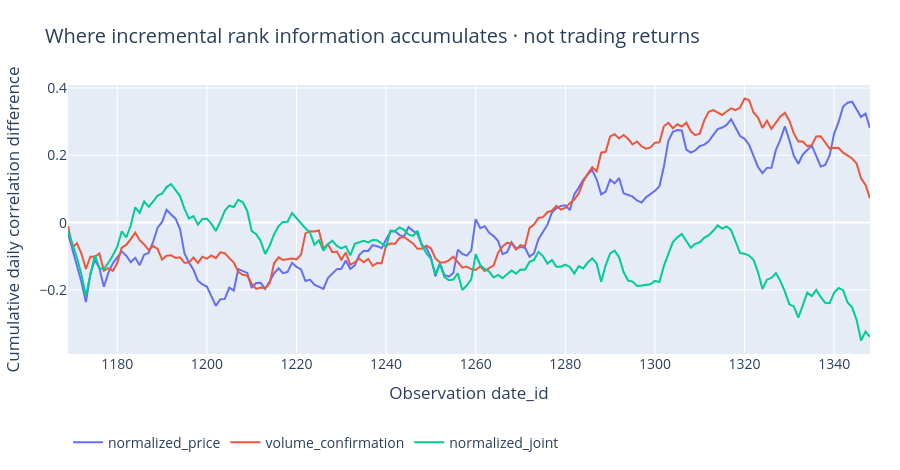

Write notebook code for a chart like this one.
### Markdown cell above
## 4. Temporal concentration of incremental information

### Code cell
figures[3][1].show(renderer='plotly_mimetype')

### Figure 1 — Plotly figure (JSON) as saved in the notebook; plotly's stock layout.template omitted (floating-point values rounded to 4 significant figures; data arrays with more than 128 entries replaced by an {"elided": "..."} marker saying what was removed)
{"data": [{"mode": "lines", "name": "normalized_price", "type": "scatter", "x": {"elided": "180 int values"}, "y": {"elided": "180 float values"}}, {"mode": "lines", "name": "volume_confirmation", "type": "scatter", "x": {"elided": "180 int values"}, "y": {"elided": "180 float values"}}, {"mode": "lines", "name": "normalized_joint", "type": "scatter", "x": {"elided": "180 int values"}, "y": {"elided": "180 float values"}}], "layout": {"font": {"size": 14}, "height": 470, "hovermode": "x unified", "legend": {"orientation": "h", "y": -0.27}, "margin": {"b": 100, "l": 65, "r": 30, "t": 85}, "title": {"text": "Where incremental rank information accumulates · not trading returns"}, "xaxis": {"title": {"text": "Observation date_id"}}, "yaxis": {"title": {"text": "Cumulative daily correlation difference"}}}}
